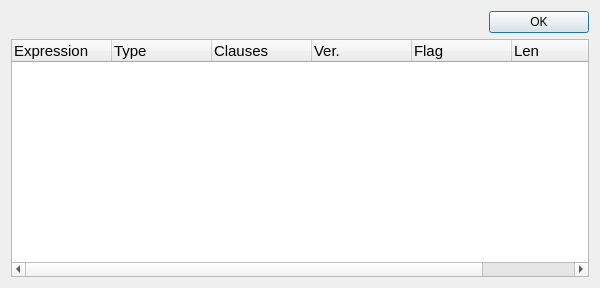
<?xml version="1.0" encoding="UTF-8"?>
<!--
/**
 * Licensed to the Apache Software Foundation (ASF) under one
 * or more contributor license agreements.  See the NOTICE file
 * distributed with this work for additional information
 * regarding copyright ownership.  The ASF licenses this file
 * to you under the Apache License, Version 2.0 (the
 * "License"); you may not use this file except in compliance
 * with the License.  You may obtain a copy of the License at
 *
 *     http://www.apache.org/licenses/LICENSE-2.0
 *
 * Unless required by applicable law or agreed to in writing, software
 * distributed under the License is distributed on an "AS IS" BASIS,
 * WITHOUT WARRANTIES OR CONDITIONS OF ANY KIND, either express or implied.
 * See the License for the specific language governing permissions and
 * limitations under the License.
 */
-->
<ui version="4.0">
 <class>TDBDlgExprList</class>
 <widget class="QDialog" name="TDBDlgExprList">
  <property name="geometry">
   <rect>
    <x>0</x>
    <y>0</y>
    <width>600</width>
    <height>288</height>
   </rect>
  </property>
  <property name="windowTitle">
   <string/>
  </property>
  <property name="windowIcon">
   <iconset resource="Resource.qrc">
    <normaloff>:/file/R_DUMMY</normaloff>:/file/R_DUMMY</iconset>
  </property>
  <layout class="QVBoxLayout" name="verticalLayout">
   <item>
    <layout class="QHBoxLayout" name="horizontalLayout">
     <item>
      <widget class="QLabel" name="label">
       <property name="text">
        <string/>
       </property>
      </widget>
     </item>
     <item>
      <widget class="QPushButton" name="btnOK">
       <property name="maximumSize">
        <size>
         <width>100</width>
         <height>16777215</height>
        </size>
       </property>
       <property name="text">
        <string>OK</string>
       </property>
      </widget>
     </item>
    </layout>
   </item>
   <item>
    <widget class="QTableWidget" name="tableWidget">
     <property name="font">
      <font>
       <pointsize>11</pointsize>
      </font>
     </property>
     <property name="selectionBehavior">
      <enum>QAbstractItemView::SelectRows</enum>
     </property>
     <attribute name="horizontalHeaderStretchLastSection">
      <bool>true</bool>
     </attribute>
     <attribute name="verticalHeaderVisible">
      <bool>false</bool>
     </attribute>
     <column>
      <property name="text">
       <string>Expression</string>
      </property>
      <property name="textAlignment">
       <set>AlignLeft|AlignVCenter</set>
      </property>
     </column>
     <column>
      <property name="text">
       <string>Type</string>
      </property>
      <property name="textAlignment">
       <set>AlignLeft|AlignVCenter</set>
      </property>
     </column>
     <column>
      <property name="text">
       <string>Clauses</string>
      </property>
      <property name="textAlignment">
       <set>AlignLeft|AlignVCenter</set>
      </property>
     </column>
     <column>
      <property name="text">
       <string>Ver.</string>
      </property>
      <property name="textAlignment">
       <set>AlignLeft|AlignVCenter</set>
      </property>
     </column>
     <column>
      <property name="text">
       <string>Flag</string>
      </property>
      <property name="textAlignment">
       <set>AlignLeft|AlignVCenter</set>
      </property>
     </column>
     <column>
      <property name="text">
       <string>Len</string>
      </property>
      <property name="textAlignment">
       <set>AlignLeft|AlignVCenter</set>
      </property>
     </column>
    </widget>
   </item>
  </layout>
 </widget>
 <resources>
  <include location="Resource.qrc"/>
 </resources>
 <connections/>
</ui>
